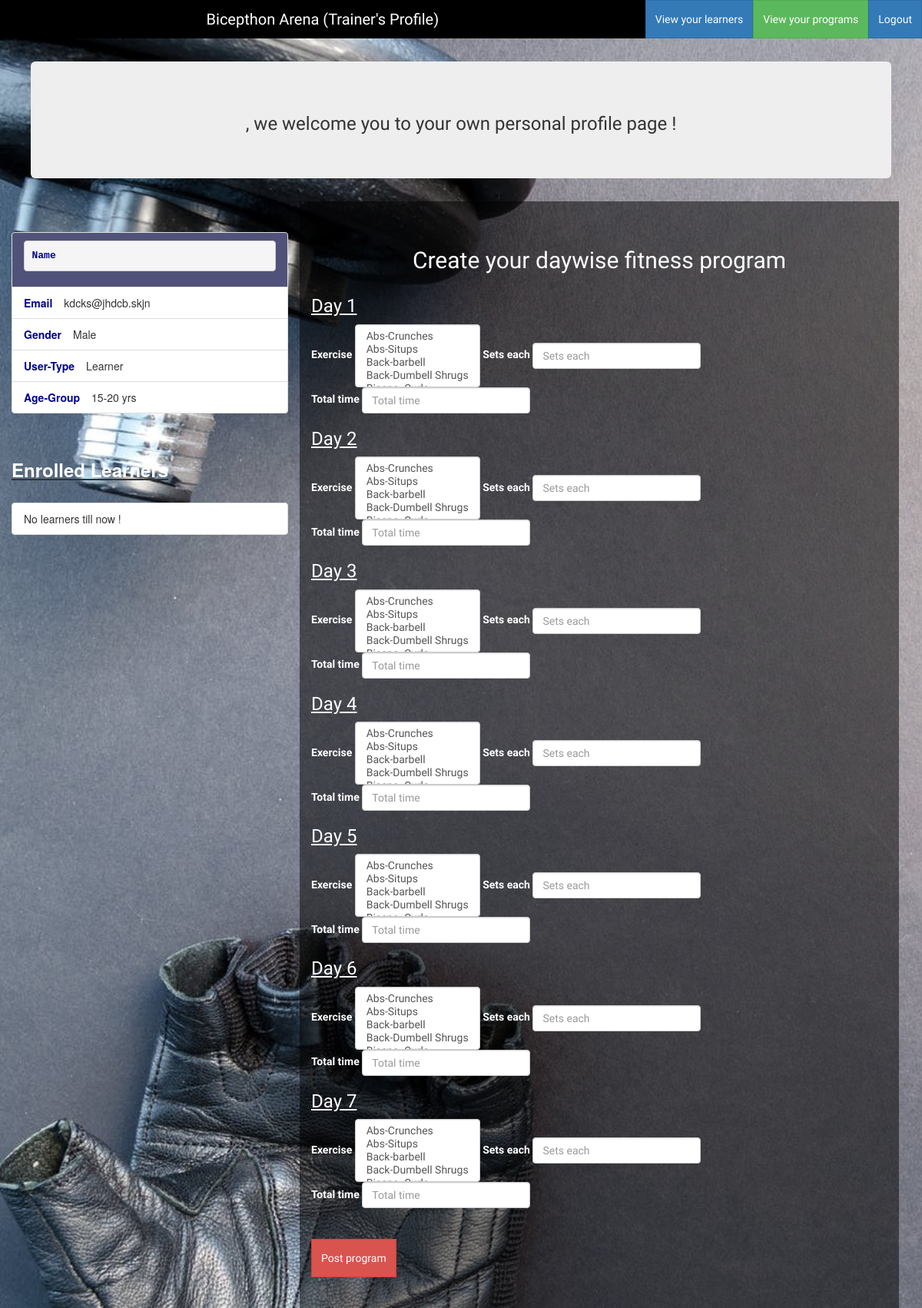
Page /trainerDashboard.php (signed in) on the committed database.
### tables this page shows
CREATE TABLE `users` (
  `email` varchar(100) NOT NULL,
  `id` int(10) NOT NULL,
  `password` varchar(100) NOT NULL,
  `agegroup` varchar(20) NOT NULL,
  `gender` varchar(40) NOT NULL,
  `profession` varchar(100) NOT NULL,
  `name` varchar(100) NOT NULL,
  `enroll` text NOT NULL,
  `enrolledin` text NOT NULL
);

### trainerDashboard.php (the view, shortened to what this page needs)
<?php
include 'db.php';
if(!isset($_SESSION['userEmail'])){
   echo "<script>alert('Please login !');
   //window.location='index.php';
   </script>";
}else{
    $email = $_SESSION['userEmail'];
}
$sql = "SELECT * FROM users where email = '".$email."'";
$result = $conn->query($sql);
if ($result->num_rows > 0) {
    while($row = $result->fetch_assoc()) {
        $dbname = $row['name'];
        $dbemail = $row['email'];
        $dbagegroup = $row['agegroup'];
        $dbprofession = $row['profession'];
        $dbgender = $row['gender'];
        $dbenroll = $row['enroll'];
        $dbenroll = explode(',',trim($dbenroll));
    }
} else {
    echo "<script>alert('Error ! Please try again later !');
        window.location='trainerDashboard.php';
      </script>";
}
$enroll = array();
?>
<!DOCTYPE html>
<html>
<head>
	<link rel="stylesheet" type="text/css" href="css/trainerDashboard.css">
<link rel="stylesheet" href="https://maxcdn.bootstrapcdn.com/bootstrap/3.3.7/css/bootstrap.min.css">
</head>
<body>
<div class="header">
<span id="heading">Bicepthon Arena (Trainer's Profile)</span>
<div class="navBtn">
<form action='php/viewLearners.php'>
<button type="submit" class="btn btn-primary">View your learners</button>
</form>
<form action='php/viewPrograms.php'>
<button type="submit" class="btn btn-success">View your programs</button>
</form>
<form action='php/logout.php'>
<button type="submit" class="btn btn-primary">Logout</button>
</form>
</div>
</div>
<div class="container-fluid mainContainer" style="background:url(images/back1.jpeg);background-size: cover;">
    	<div class="row mainRow" >
    		<div class="jumbotron profileJumbo" style="margin-top: 80px;">
			    <h3><?php echo $dbname; ?> , we welcome you to your own personal profile page !</h3>
			  </div>
    	</div>
    	<div class="row profileRow">
    			<div class="col-xs-12 col-sm-12 col-md-12 col-lg-4 col1">
    				<ul class="list-group">
					  <li class="list-group-item" style="background-color: #515279;"><pre style="overflow:hidden;"><b style="color:darkblue;">Name</b> <span id="name"><?php echo $dbname; ?></span></li></pre>
					  <li class="list-group-item"><b class="fields">Email</b><span id="email"><?php echo $dbemail; ?></span></li>
					  <li class="list-group-item"><b class="fields">Gender</b><span id="gender"><?php echo $dbgender; ?></span></li>
					  <li class="list-group-item"><b class="fields">User-Type</b><span id="profession"><?php echo $dbprofession; ?></span></li>
					  <li class="list-group-item"><b class="fields">Age-Group</b><span id="agegroup"><?php echo $dbagegroup; ?></span></li>
					</ul><br>
                     <h3><u><b style="color:white;">Enrolled Learners</b></u></h3><br>
                    <ul class="list-group">
                    <?php
                          $sql = "SELECT * FROM users where id = '".$_SESSION['trainerId']."'";
                            $result = $conn->query($sql);
                            if ($result->num_rows > 0) {
                                while($row = $result->fetch_assoc()) {
                                    $dbdbenroll = $row['enroll'];
                                }
                            } else {
                                echo "0 results";
                            }
                            if($dbdbenroll == ""){
                                    echo "<li class='list-group-item' >No learners till now !</li>";
                            }else{
                                echo '<li class="list-group-item">';
                                for ($x = 0; $x <= sizeof($dbenroll)-1; $x++) {
                                  echo $enroll[$x];echo '<br>';
                                }
                                echo "</li>";
                            }
                    ?>
                    </ul>
    			</div>
    			<div class="col-xs-12 col-sm-12 col-md-12 col-lg-8 col2">
    				<div style="display: flex;justify-content: space-around;"><h2>Create your daywise fitness program</h2>
                    </div>
    				<div>
                    <form action="php/postProgram.php" method="post">
                         <h3 style="color:white;"><u>Day 1</u></h3>
                         <div class="form-inline">
                        <div class="form-group">
                          <label for="exercised1">Exercise</label>
                          <select class="form-control mainScroll" id="exercised1" name="exercised1[]" multiple>
                            <option>Abs-Crunches</option>
                            <option>Abs-Situps</option>
                            <option>Back-barbell</option>
                            <option >Back-Dumbell Shrugs</option>
                            <option >Biceps- Curls</option>
                          </select>
                        </div>
                        <div class="form-group">
                         <label><b>Sets each</b></label>
                            <input type="text" class="form-control" placeholder="Sets each" id="setsd1" name="setsd1" required />
                        </div>
                        <div class="form-group">
                         <label><b>Total time </b></label>
                            <input type="text" class="form-control" placeholder="Total time" id="totaltimed1" name="totaltimed1" required />
                        </div>
                         <h3 style="color:white;"><u>Day 2</u></h3>
                         <div class="form-inline">
                        <div class="form-group">
                          <label for="exercised2">Exercise</label>
                          <select class="form-control mainScroll" id="exercised2" name="exercised2[]" multiple>
                            <option>Abs-Crunches</option>
                            <option>Abs-Situps</option>
                            <option>Back-barbell</option>
                            <option >Back-Dumbell Shrugs</option>
                            <option >Biceps- Curls</option>
                          </select>
                        </div>
                        <div class="form-group">
                         <label><b>Sets each</b></label>
                            <input type="text" class="form-control" placeholder="Sets each" id="setsd2" name="setsd2" required />
                        </div>
                        <div class="form-group">
                         <label><b>Total time </b></label>
                            <input type="text" class="form-control" placeholder="Total time" id="totaltimed2" name="totaltimed2" required />
                        </div>
                         <h3 style="color:white;"><u>Day 3</u></h3>
                         <div class="form-inline">
                        <div class="form-group">
                          <label for="exercised3">Exercise</label>
                          <select class="form-control mainScroll" id="exercised3" name="exercised3[]" multiple>
                            <option>Abs-Crunches</option>
                            <option>Abs-Situps</option>
                            <option>Back-barbell</option>
                            <option >Back-Dumbell Shrugs</option>
                            <option >Biceps- Curls</option>
                          </select>
                        </div>
                        <div class="form-group">
                         <label><b>Sets each</b></label>
                            <input type="text" class="form-control" placeholder="Sets each" id="setsd3" name="setsd3" required />
                        </div>
                        <div class="form-group">
                         <label><b>Total time </b></label>
                            <input type="text" class="form-control" placeholder="Total time" id="totaltimed3" name="totaltimed3" required />
                        </div>
                         <h3 style="color:white;"><u>Day 4</u></h3>
                         <div class="form-inline">
                        <div class="form-group">
                          <label for="exercised4">Exercise</label>
                          <select class="form-control mainScroll" id="exercised4" name="exercised4[]" multiple>
                            <option>Abs-Crunches</option>
                            <option>Abs-Situps</option>
                            <option>Back-barbell</option>
                            <option >Back-Dumbell Shrugs</option>
                            <option >Biceps- Curls</option>
                          </select>
                        </div>
                        <div class="form-group">
                         <label><b>Sets each</b></label>
                            <input type="text" class="form-control" placeholder="Sets each" id="setsd4" name="setsd4" required />
                        </div>
                        <div class="form-group">
                         <label><b>Total time </b></label>
                            <input type="text" class="form-control" placeholder="Total time" id="totaltimed4" name="totaltimed4" required />
                        </div>
                         <h3 style="color:white;"><u>Day 5</u></h3>
                         <div class="form-inline">
                        <div class="form-group">
                          <label for="exercised5">Exercise</label>
                          <select class="form-control mainScroll" id="exercised5" name="exercised5[]" multiple>
                            <option>Abs-Crunches</option>
                            <option>Abs-Situps</option>
                            <option>Back-barbell</option>
                            <option >Back-Dumbell Shrugs</option>
                            <option >Biceps- Curls</option>
                          </select>
                        </div>
                        <div class="form-group">
                         <label><b>Sets each</b></label>
                            <input type="text" class="form-control" placeholder="Sets each" id="setsd5" name="setsd5" required />
                        </div>
                        <div class="form-group">
                         <label><b>Total time </b></label>
                            <input type="text" class="form-control" placeholder="Total time" id="totaltimed5" name="totaltimed5" required />
                        </div>
                         <h3 style="color:white;"><u>Day 6</u></h3>
                         <div class="form-inline">
                        <div class="form-group">
                          <label for="exercised6">Exercise</label>
                          <select class="form-control mainScroll" id="exercised6" name="exercised6[]" multiple>
                            <option>Abs-Crunches</option>
                            <option>Abs-Situps</option>
                            <option>Back-barbell</option>
                            <option >Back-Dumbell Shrugs</option>
                            <option >Biceps- Curls</option>
                          </select>
                        </div>
                        <div class="form-group">
                         <label><b>Sets each</b></label>
                            <input type="text" class="form-control" placeholder="Sets each" id="setsd6" name="setsd6" required />
                        </div>
                        <div class="form-group">
                         <label><b>Total time </b></label>
                            <input type="text" class="form-control" placeholder="Total time" id="totaltimed6" name="totaltimed6" required />
                        </div>
                         <h3 style="color:white;"><u>Day 7</u></h3>
                         <div class="form-inline">
                        <div class="form-group">
                          <label for="exercised7">Exercise</label>
                          <select class="form-control mainScroll" id="exercised7" name="exercised7[]" multiple>
                            <option>Abs-Crunches</option>
                            <option>Abs-Situps</option>
                            <option>Back-barbell</option>
                            <option >Back-Dumbell Shrugs</option>
                            <option >Biceps- Curls</option>
                          </select>
                        </div>
                        <div class="form-group">
                         <label><b>Sets each</b></label>
                            <input type="text" class="form-control" placeholder="Sets each" id="setsd7" name="setsd7" required />
                        </div>
                        <div class="form-group">
                         <label><b>Total time </b></label>
                            <input type="text" class="form-control" placeholder="Total time" id="totaltimed7" name="totaltimed7" required />
                        </div>
                        </div><br><br>
                          <button type="submit" class="btn btn-danger" name='submit'>Post program</button>
                    </form>
    				</div>
    			</div>
    	</div>
 </div>
</body>
</html>

### css/trainerDashboard.css (style rules this page uses)
.header { width:100%; height:50px; background-color: black; position: fixed; top:0px; left:0px; display: flex; justify-content: space-around; align-items: center; font-size: 20px; color:white; z-index: 2000; font-family: 'Courgette', cursive; }
.btn { height:50px; border-radius: 0px !important; }
#heading { width:75%; display: flex; justify-content: space-around; align-items: center; }
.navBtn { display: flex; justify-content: space-around; align-items: center; }
.profileJumbo { margin:40px; background-color: aliceblue; color:black; display: flex; justify-content: space-around; align-items: center; font-family: 'Courgette', cursive; font-weight: bold; }
.profileRow { width:100%; height: 100%; }
.fields { color:darkblue; margin-right: 15px; }
.col1 { padding: 40px; }
.col2 { padding:40px; font-family: 'Courgette', cursive; background-color: rgba(0,0,0,0.5); color:white; }

### rows in the picture
users: email "kdcks@jhdcb.skjn", gender "Male", profession "Learner", agegroup "15-20 yrs"
